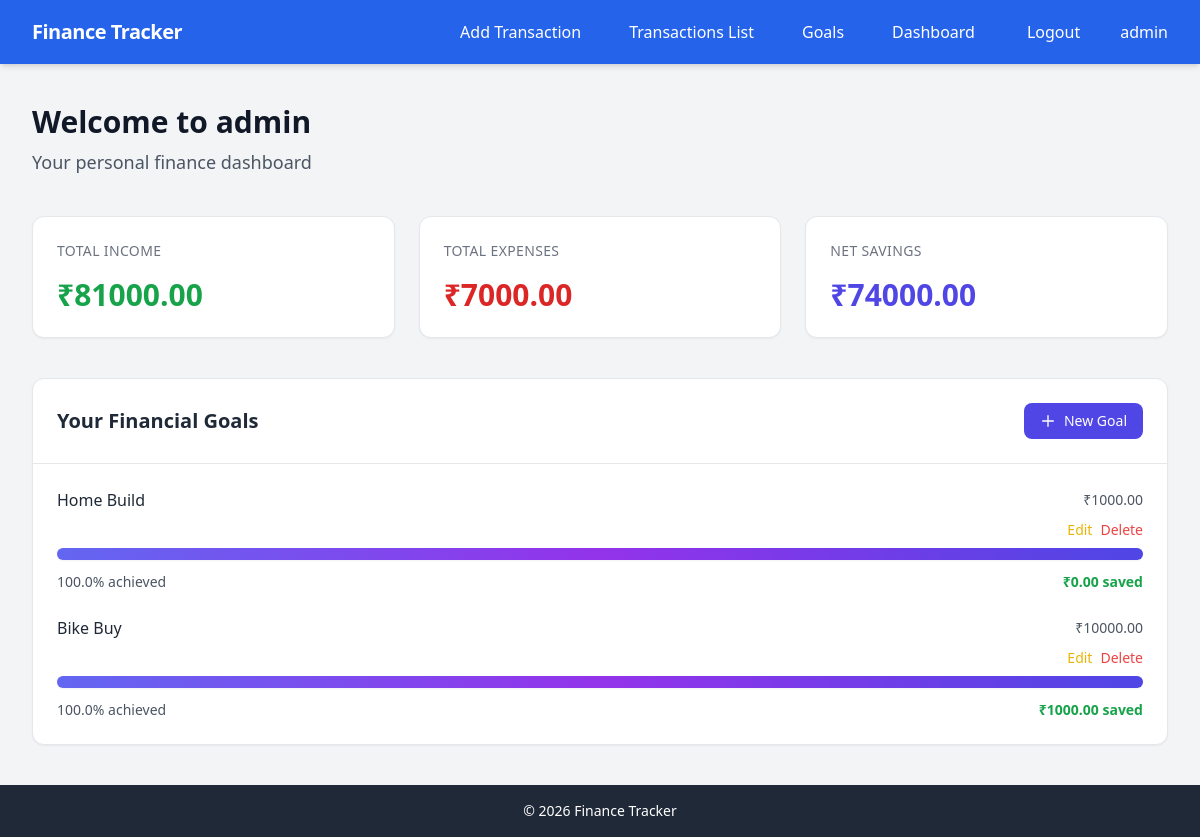
The app's page / (signed in) with its own data.
### finance/models.py (models this page shows, shortened)
class Goal(models.Model):
    user=models.ForeignKey('auth.User',on_delete=models.CASCADE)
    name=models.CharField(max_length=200)
    target_amount=models.FloatField()
    current_amount = models.DecimalField(max_digits=10, decimal_places=2, default=0.0, null=True, blank=True)
    deadline=models.DateField()

### finance/views.py (the view)
# urls.py: path('', views.DashboardView.as_view(), name='dashboard'),
class DashboardView(LoginRequiredMixin, View):
    def get(self, request, *args, **kwargs):
        transactions = Transaction.objects.filter(user=request.user)
        goals = Goal.objects.filter(user=request.user)
        total_income = Transaction.objects.filter(user=request.user, Transaction_type='income').aggregate(models.Sum('amount'))['amount__sum'] or 0
        total_expense = Transaction.objects.filter(user=request.user, Transaction_type='expense').aggregate(models.Sum('amount'))['amount__sum'] or 0
        net_savings = total_income - total_expense
        remaining_savings = net_savings
        goal_progress = []
        for goal in goals:
            if remaining_savings >= goal.target_amount:
                progress = 100.0
                remaining_savings -= goal.target_amount
            elif remaining_savings > 0:
                progress = (remaining_savings / goal.target_amount) * 100
                remaining_savings = 0
            else:
                progress = 0.0
            try:
                current_amount = float(goal.current_amount) if getattr(goal, 'current_amount', None) is not None else 0.0
            except Exception:
                current_amount = 0.0
            progress = max(0.0, min(100.0, float(progress)))
            goal_progress.append({'goal': goal, 'progress': progress, 'current_amount': current_amount})
        context = {
            'transactions': transactions,
            'goals': goals,
            'total_income': total_income,
            'total_expense': total_expense,
            'net_savings': net_savings,
            'goal_progress': goal_progress,
        }
        return render(request, 'finance/dashboard.html', context)

### finance/templates/finance/dashboard.html (shortened to what this page needs)
{% extends 'base.html' %}
{% block content %}
<div class="max-w-7xl mx-auto px-4 sm:px-6 lg:px-8 py-10">
  <div class="mb-10">
    <h1 class="text-3xl font-bold text-gray-900">Welcome to {{ user.username }}</h1>
    <p class="mt-2 text-lg text-gray-600">Your personal finance dashboard</p>
  </div>
  <div class="grid grid-cols-1 sm:grid-cols-2 lg:grid-cols-3 gap-6 mb-10">
    <div class="bg-white rounded-xl border border-gray-200 shadow-sm p-6 hover:shadow-md transition-shadow">
      <h3 class="text-sm font-medium text-gray-500 uppercase tracking-wide">Total Income</h3>
      <p class="mt-4 text-3xl font-bold text-green-600">
        ₹{{ total_income|default:"0.00"|floatformat:2 }}
      </p>
    </div>
    <div class="bg-white rounded-xl border border-gray-200 shadow-sm p-6 hover:shadow-md transition-shadow">
      <h3 class="text-sm font-medium text-gray-500 uppercase tracking-wide">Total Expenses</h3>
      <p class="mt-4 text-3xl font-bold text-red-600">
        ₹{{ total_expense|default:"0.00"|floatformat:2 }}
      </p>
    </div>
    <div class="bg-white rounded-xl border border-gray-200 shadow-sm p-6 hover:shadow-md transition-shadow">
      <h3 class="text-sm font-medium text-gray-500 uppercase tracking-wide">Net Savings</h3>
      <p class="mt-4 text-3xl font-bold {% if net_savings >= 0 %}text-indigo-600{% else %}text-red-600{% endif %}">
        ₹{{ net_savings|default:"0.00"|floatformat:2 }}
      </p>
    </div>
  </div>
  <div class="bg-white rounded-xl border border-gray-200 shadow-sm overflow-hidden">
    <div class="px-6 py-6 border-b border-gray-200">
      <div class="flex items-center justify-between">
        <h2 class="text-xl font-semibold text-gray-800">Your Financial Goals</h2>
        <a href="{% url 'goal' %}"
           class="inline-flex items-center px-4 py-2 bg-indigo-600 text-white text-sm font-medium rounded-lg hover:bg-indigo-700 transition-colors">
          <svg class="w-4 h-4 mr-2" fill="none" stroke="currentColor" viewBox="0 0 24 24">
            <path stroke-linecap="round" stroke-linejoin="round" stroke-width="2" d="M12 4v16m8-8H4" />
          </svg>
          New Goal
        </a>
      </div>
    </div>
    <div class="p-6">
      {% if goal_progress %}
        <div class="space-y-6">
          {% for item in goal_progress %}
          <div>
            <div class="flex justify-between items-center mb-2">
              <h3 class="text-base font-medium text-gray-800">{{ item.goal.name }}</h3>
              <span class="text-sm font-medium text-gray-600">
                ₹{{ item.goal.target_amount|floatformat:2 }}
              </span>
            </div>
            <div class="flex justify-end space-x-2 mb-2">
              <a href="{% url 'goal_edit' item.goal.pk %}" class="text-sm text-yellow-500 hover:underline">Edit</a>
              <a href="{% url 'goal_delete' item.goal.pk %}" class="text-sm text-red-500 hover:underline">Delete</a>
            </div>
            <div class="w-full bg-gray-200 rounded-full h-3">
              <div
                class="bg-gradient-to-r from-indigo-500 via-purple-600 to-indigo-600 h-3 rounded-full shadow-sm transition-all duration-500"
                style="width: {{ item.progress }}%; min-width: 6px;"
              ></div>
            </div>
            <div class="mt-3 flex justify-between items-center text-sm">
              <div class="text-gray-600">{{ item.progress|floatformat:1 }}% achieved</div>
              <div class="text-sm {% if item.progress >= 100 %}text-green-600 font-semibold{% else %}text-gray-600{% endif %}">₹{{ item.current_amount|default:"0.00"|floatformat:2 }} saved</div>
            </div>
          </div>
          {% endfor %}
        </div>
      {% endif %}
    </div>
  </div>
</div>
{% endblock %}

### finance/templates/base.html (shortened to what this page needs)
<!DOCTYPE html>
<html lang="en">
<head>
    <script src="https://cdn.tailwindcss.com"></script>
</head>
<body class="bg-gray-100 min-h-screen flex flex-col antialiased">
    <nav class="bg-blue-600 text-white shadow-md sticky top-0 z-50 transition-all duration-300">
        <div class="max-w-7xl mx-auto px-4 sm:px-6 lg:px-8">
            <div class="flex items-center justify-between h-16">
                <div class="flex-shrink-0">
                    <a href="/" class="text-xl font-bold tracking-tight">
                        Finance Tracker
                    </a>
                </div>
                <div class="flex items-center space-x-2 sm:space-x-4 md:space-x-6">
                    {% if user.is_authenticated %}
                    <a href="{% url 'transaction' %}"
                       class="px-3 py-2 text-base font-medium rounded-md hover:bg-blue-700 transition-colors duration-150">
                        Add Transaction
                    </a>
                       <a href="{% url 'transaction_list' %}"
                       class="px-3 py-2 text-base font-medium rounded-md hover:bg-blue-700 transition-colors duration-150">
                        Transactions List
                    </a>
                       <a href="{% url 'goal' %}"
                       class="px-3 py-2 text-base font-medium rounded-md hover:bg-blue-700 transition-colors duration-150">
                        Goals
                    </a>
                    <a href="{% url 'dashboard' %}"
                       class="px-3 py-2 text-base font-medium rounded-md hover:bg-blue-700 transition-colors duration-150">
                        Dashboard
                    </a>
                        <form method="post" action="{% url 'logout' %}" class="inline">
                            <button type="submit"
                                    class="px-4 py-2 text-base font-medium rounded-md hover:bg-blue-700 focus:outline-none focus:ring-2 focus:ring-white focus:ring-offset-2 focus:ring-offset-blue-600 transition-colors duration-150">
                                Logout
                            </button>
                        </form>
                        <span class="text-base font-medium hidden sm:inline">
                            {{ user.username }}
                        </span>
                    {% endif %}
                </div>
            </div>
        </div>
    </nav>
    <main class="flex-grow">
        {% block content %}{% endblock %}
    </main>
    <footer class="bg-gray-800 text-white py-4 mt-auto text-center text-sm">
        © {% now "Y" %} Finance Tracker
    </footer>
</body>
</html>

### records on screen
Goal: goal.name "Home Build", goal.target_amount "1000.00", progress "100.0", current_amount "0.00"
Goal: goal.name "Bike Buy", goal.target_amount "10000.00", progress "100.0", current_amount "1000.00"

### other values on screen
{{ user.username }} "admin"
{{ total_income|default:"0.00"|floatformat:2 }} "81000.00"
{{ total_expense|default:"0.00"|floatformat:2 }} "7000.00"
{{ net_savings|default:"0.00"|floatformat:2 }} "74000.00"
